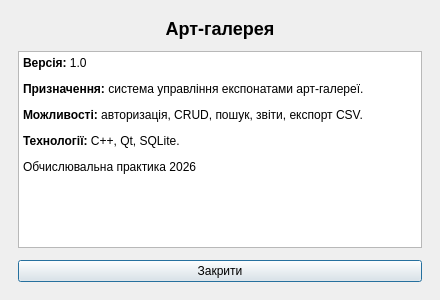
<?xml version="1.0" encoding="UTF-8"?>
<ui version="4.0">
 <class>AboutDialog</class>
 <widget class="QDialog" name="AboutDialog">
  <property name="geometry">
   <rect>
    <x>0</x>
    <y>0</y>
    <width>440</width>
    <height>300</height>
   </rect>
  </property>
  <property name="windowTitle">
   <string>Про застосунок</string>
  </property>
  <layout class="QVBoxLayout" name="verticalLayout">
   <property name="spacing">
    <number>12</number>
   </property>
   <property name="leftMargin">
    <number>18</number>
   </property>
   <property name="topMargin">
    <number>18</number>
   </property>
   <property name="rightMargin">
    <number>18</number>
   </property>
   <property name="bottomMargin">
    <number>18</number>
   </property>
   <item>
    <widget class="QLabel" name="titleLabel">
     <property name="text">
      <string>&lt;h2&gt;Арт-галерея&lt;/h2&gt;</string>
     </property>
     <property name="alignment">
      <set>Qt::AlignmentFlag::AlignCenter</set>
     </property>
    </widget>
   </item>
   <item>
    <widget class="QTextEdit" name="infoEdit">
     <property name="readOnly">
      <bool>true</bool>
     </property>
     <property name="html">
      <string>&lt;p&gt;&lt;b&gt;Версія:&lt;/b&gt; 1.0&lt;/p&gt;&lt;p&gt;&lt;b&gt;Призначення:&lt;/b&gt; система управління експонатами арт-галереї.&lt;/p&gt;&lt;p&gt;&lt;b&gt;Можливості:&lt;/b&gt; авторизація, CRUD, пошук, звіти, експорт CSV.&lt;/p&gt;&lt;p&gt;&lt;b&gt;Технології:&lt;/b&gt; C++, Qt, SQLite.&lt;/p&gt;&lt;p&gt;Обчислювальна практика 2026&lt;/p&gt;</string>
     </property>
    </widget>
   </item>
   <item>
    <widget class="QPushButton" name="closeButton">
     <property name="text">
      <string>Закрити</string>
     </property>
    </widget>
   </item>
  </layout>
 </widget>
 <resources/>
 <connections/>
</ui>
